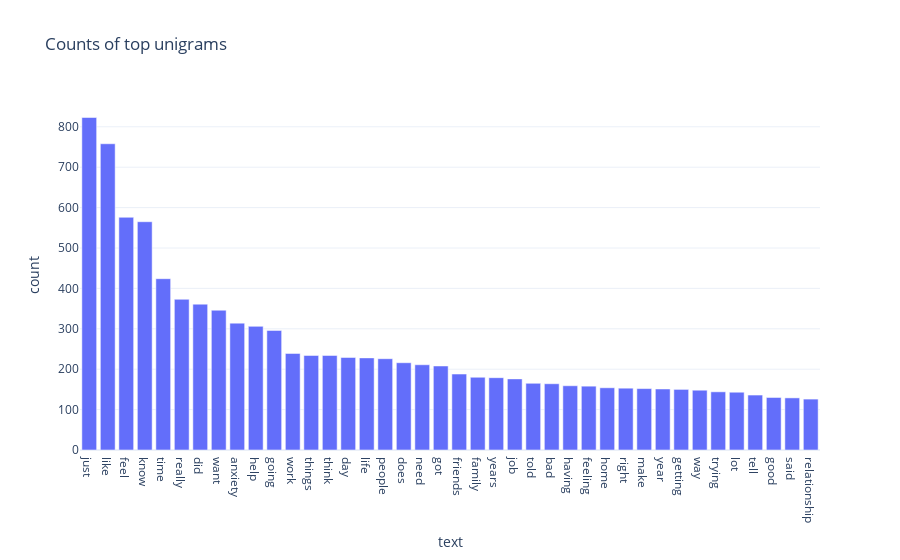

Source (notebook cell):
### Code cell
# fancier interactive plot using plotly express
import plotly.express as px
fig = px.bar(unigram_df, x='text', y='count', title="Counts of top unigrams", 
             template='plotly_white', 
             labels={"ngram;: 'Unigram', 'count': 'Count'"})
                                                                                                                  
fig.show()

### Figure 1 — Plotly figure (JSON) as saved in the notebook; plotly's stock layout.template omitted (floating-point values rounded to 4 significant figures)
{"data": [{"alignmentgroup": "True", "hovertemplate": "text=%{x}<br>count=%{y}<extra></extra>", "legendgroup": "", "marker": {"color": "#636efa", "pattern": {"shape": ""}}, "name": "", "offsetgroup": "", "orientation": "v", "showlegend": false, "textposition": "auto", "type": "bar", "x": ["just", "like", "feel", "know", "time", "really", "did", "want", "anxiety", "help", "going", "work", "things", "think", "day", "life", "people", "does", "need", "got", "friends", "family", "years", "job", "told", "bad", "having", "feeling", "home", "right", "make", "year", "getting", "way", "trying", "lot", "tell", "good", "said", "relationship"], "xaxis": "x", "y": [823, 758, 576, 565, 424, 373, 361, 346, 314, 306, 296, 239, 234, 234, 229, 228, 226, 216, 211, 208, 188, 180, 179, 176, 165, 164, 159, 158, 154, 153, 152, 151, 150, 148, 144, 143, 136, 130, 129, 126], "yaxis": "y"}], "layout": {"barmode": "relative", "legend": {"tracegroupgap": 0}, "title": {"text": "Counts of top unigrams"}, "xaxis": {"anchor": "y", "domain": [0, 1], "title": {"text": "text"}}, "yaxis": {"anchor": "x", "domain": [0, 1], "title": {"text": "count"}}}}
